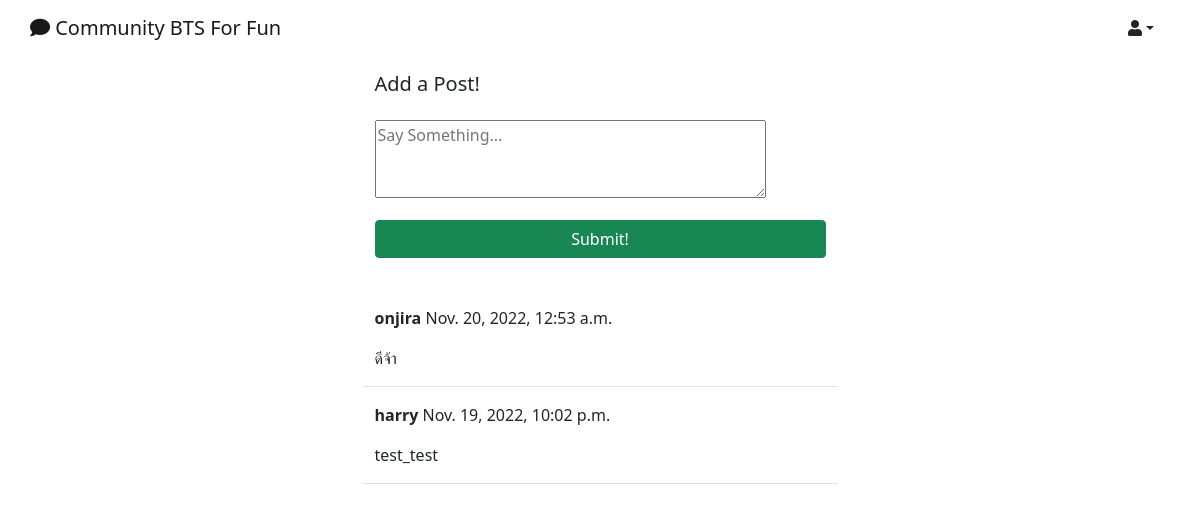
/post/list/ (signed in), run on the app's committed database.
### post/models.py (models this page shows)
class Post(models.Model):
    body = models.TextField()
    created_on = models.DateTimeField(default=timezone.now)
    author = models.ForeignKey(User, on_delete=models.CASCADE)

### post/views.py (the view, shortened to what this page needs)
# urls.py: path('list/', PostListView.as_view(), name='post-list'),
class PostListView(LoginRequiredMixin, View):
    def get(self, request, *args, **kwargs):
        posts = Post.objects.all().order_by('-created_on')
        form = PostForm()
        context = {
            'post_list': posts,
            'form': form,
        }
        return render(request, 'post/post_list.html', context, status=200)

### post/forms.py
class PostForm(forms.ModelForm):
    body = forms.CharField(
        label='',
        widget=forms.Textarea(
            attrs={'rows': '3',
                   'placeholder': 'Say Something...'}
        ))
    class Meta:
        model = Post
        fields = ['body']

### post/templates/post/post_list.html (shortened to what this page needs)
{% extends 'post/layout.html' %}
{% block content %}
    <div class="container">
        <div class="row justify-content-center mt-3">
            <div class="col-md-5 col-sm-12">
                <h5>Add a Post!</h5>
            </div>
        </div>
        <div class="row justify-content-center mt-3 mb-5">
            <div class="col-md-5 col-sm-12">
                <form method="POST">
                    {{ form }}
                    <div class="d-grid gap-2">
                        <button class="btn btn-success mt-3">Submit!</button>
                    </div>
                </form>
            </div>
        </div>
        {% for post in post_list %}
        <div class="row justify-content-center mt-3">
            <div class="col-md-5 col-sm-12 border-bottom position-relative">
                <p><strong>{{ post.author }}</strong> {{ post.created_on }}</p>
                <p>{{ post.body }}</p>
            </div>
        </div>
        {% endfor %}
    </div>
{% endblock content %}

### data on the page
Post: author "onjira", created_on "Nov. 20, 2022, 12:53 a.m.", body "ดีจ้า"
Post: author "harry", created_on "Nov. 19, 2022, 10:02 p.m.", body "test_test"
